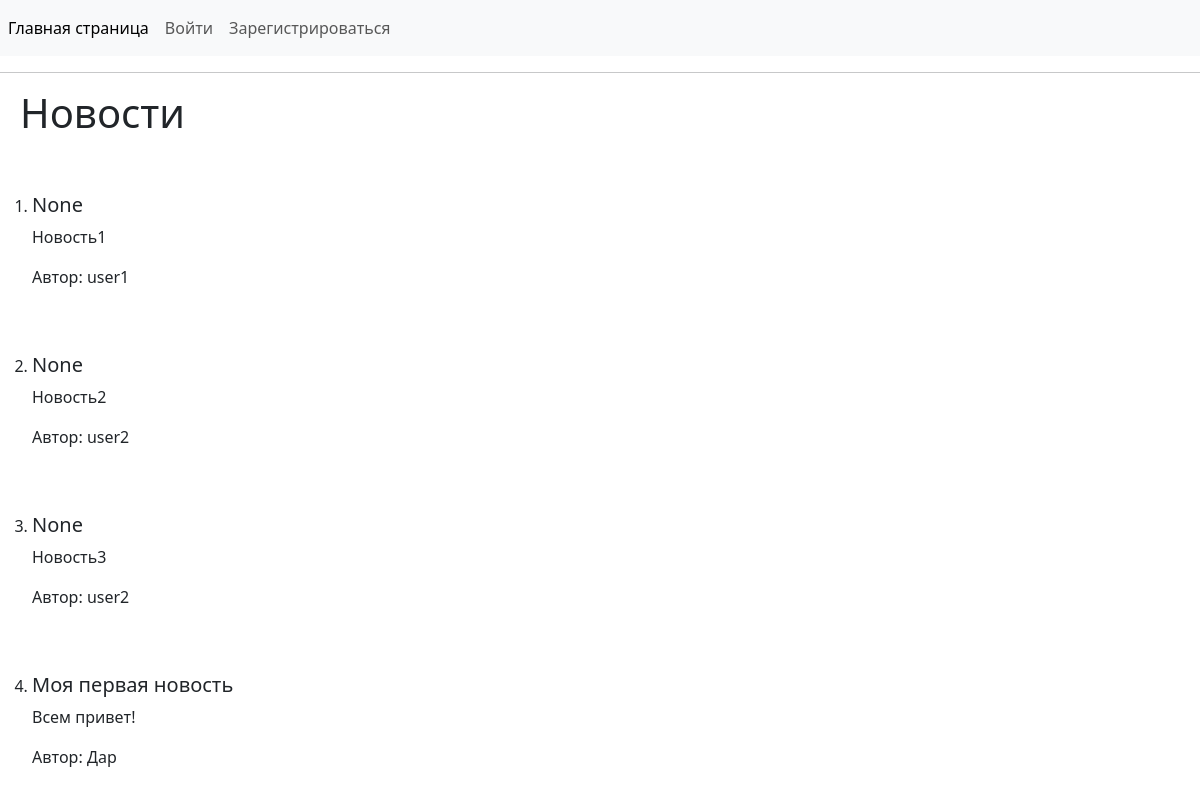
The page /index on the database as committed earlier.
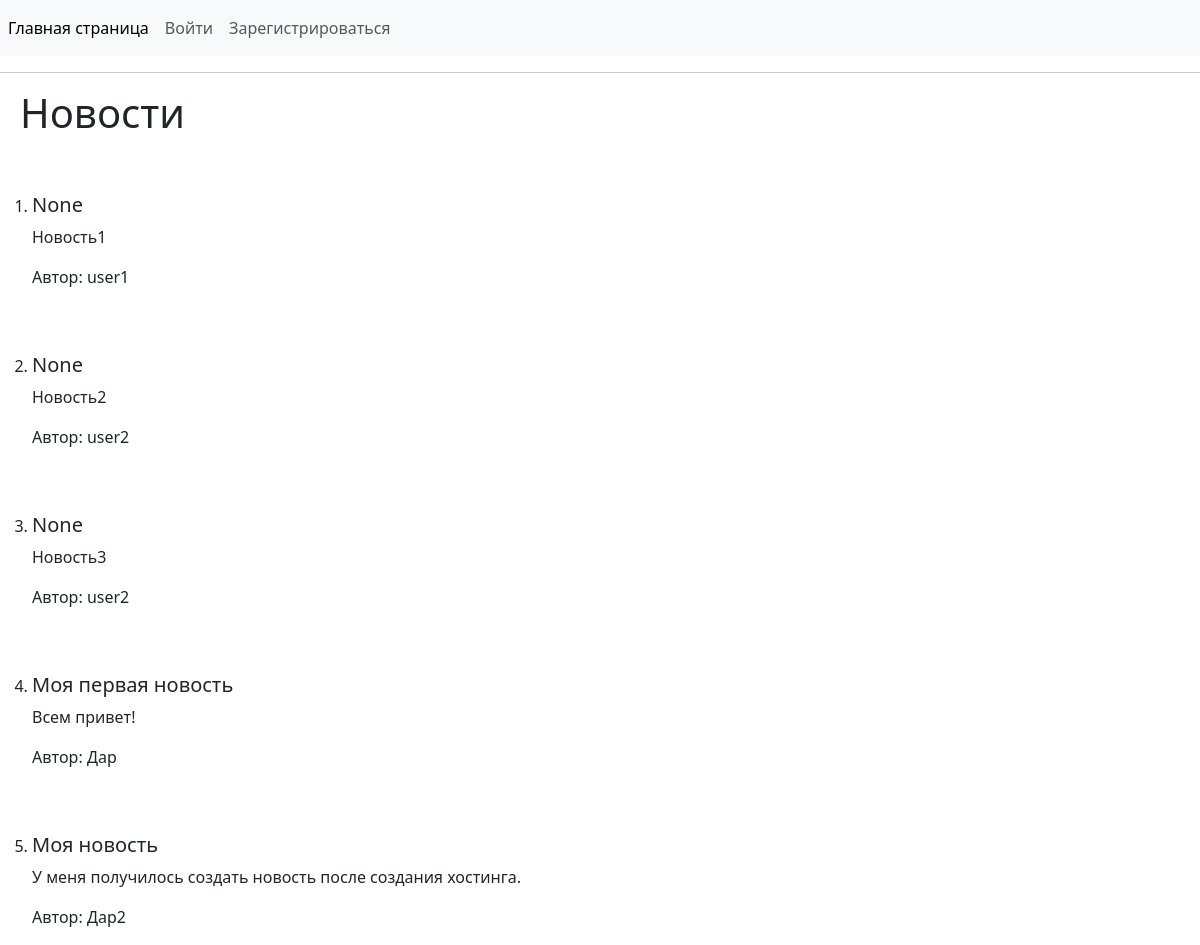
The same page on the database as committed later.
### database_setup.py (models this page shows)
class News(Base):
    __tablename__ = 'news'
    id = Column(Integer, primary_key=True, autoincrement=True)
    header = Column(String, nullable=True)
    text = Column(String, nullable=True)
    user_id = Column(Integer, ForeignKey("users.id"))
    author = relationship("User")

class User(Base):
    __tablename__ = 'users'
    id = Column(Integer, primary_key=True, autoincrement=True)
    name = Column(String, nullable=True)
    about = Column(String, nullable=True)
    email = Column(String, index=True, unique=True, nullable=True)
    hashed_password = Column(String, nullable=True)
    created_date = Column(DateTime, default=datetime.datetime.now)
    news = relationship("News", back_populates='author')

### main.py (the view)
@app.route('/')
@app.route('/index')
def index():
    news = session.query(News).all()
    return render_template("index.html", news=news, title="Новости", active_page='index')

### templates/index.html (shortened to what this page needs)
{% extends "base.html" %}
{% block content %}
<h1 class="news-header">Новости</h1>
<ol>
  {% for message in news %}
  <br><br>
    <li>
      <h5>{{ message.header }}</h5>
      <p>{{ message.text }}</p>
      {% if message.author %}
        <p>Автор: {{ message.author.name }}</p>
      {% else %}
        <p>Автор: Неизвестен</p>
      {% endif %}
    </li>
  {% endfor %}
</ol>
{% endblock %}

### templates/base.html (shortened to what this page needs)
<!DOCTYPE html>
<html lang="en">
<head>
    <link href="https://cdn.jsdelivr.net/npm/bootstrap@5.3.6/dist/css/bootstrap.min.css" rel="stylesheet"
>
  </head>
  <body>
      <header>
        <nav class="navbar navbar-expand-lg navbar-light bg-light">
          <div class="collapse navbar-collapse" id="navbarSupportedContent">
            <ul class="navbar-nav me-auto mb-2 mb-lg-0">
              <li class="nav-item">
                <a class="nav-link {% if active_page == 'index' %}active{% endif %}" aria-current="page" href="/index">Главная страница</a>
              </li>
              {% if current_user.is_authenticated %}
                <li class="nav-item">
                  <a class="nav-link {% if active_page == 'my_news' %}active{% endif %}" href="/my_news">Мои новости</a>
                </li>
                <li class="nav-item">
                  <a class="nav-link" href="/logout">Сменить аккаунт</a>
                </li>
                <li class="nav-item">
                  <a class="nav-link" href="/edit_profile">Редактировать аккаунт</a>
                </li>
              {% else %}
                <li class="nav-item">
                  <a class="nav-link {% if active_page == 'login' %}active{% endif %}" href="/login">Войти</a>
                </li>
                <li class="nav-item">
                  <a class="nav-link {% if active_page == 'register' %}active{% endif %}" href="/register">Зарегистрироваться</a>
                </li>
              {% endif %}
            </ul>
          </div>
        </nav>
      </header>
    <hr>
    {% block content %}{% endblock %}
  </body>
</html>

### templates/base.html (style rules this page uses)
.news-header { margin-left: 20px; }

Rows that differ between the two databases and show on the page:
added News: header "Моя новость", text "У меня получилось создать новость после создания хостинга.", author.name "Дар2"
